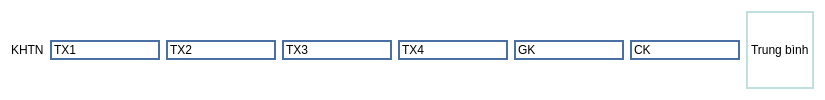
               <widget class="QWidget" name="widget_40" native="true">
                <property name="styleSheet">
                 <string notr="true">background-color: rgb(255, 255, 255);</string>
                </property>
                <layout class="QHBoxLayout" name="horizontalLayout_33">
                 <item>
                  <widget class="QLabel" name="label_49">
                   <property name="text">
                    <string>KHTN</string>
                   </property>
                  </widget>
                 </item>
                 <item>
                  <widget class="QLineEdit" name="lineEdit_165">
                   <property name="styleSheet">
                    <string notr="true">border: 2px solid #4A6FA5;</string>
                   </property>
                   <property name="text">
                    <string>TX1</string>
                   </property>
                  </widget>
                 </item>
                 <item>
                  <widget class="QLineEdit" name="lineEdit_166">
                   <property name="styleSheet">
                    <string notr="true">border: 2px solid #4A6FA5;</string>
                   </property>
                   <property name="text">
                    <string>TX2</string>
                   </property>
                  </widget>
                 </item>
                 <item>
                  <widget class="QLineEdit" name="lineEdit_167">
                   <property name="styleSheet">
                    <string notr="true">border: 2px solid #4A6FA5;</string>
                   </property>
                   <property name="text">
                    <string>TX3</string>
                   </property>
                  </widget>
                 </item>
                 <item>
                  <widget class="QLineEdit" name="lineEdit_168">
                   <property name="styleSheet">
                    <string notr="true">border: 2px solid #4A6FA5;</string>
                   </property>
                   <property name="text">
                    <string>TX4</string>
                   </property>
                  </widget>
                 </item>
                 <item>
                  <widget class="QLineEdit" name="lineEdit_169">
                   <property name="styleSheet">
                    <string notr="true">border: 2px solid #4A6FA5;</string>
                   </property>
                   <property name="text">
                    <string>GK</string>
                   </property>
                  </widget>
                 </item>
                 <item>
                  <widget class="QLineEdit" name="lineEdit_170">
                   <property name="styleSheet">
                    <string notr="true">border: 2px solid #4A6FA5;</string>
                   </property>
                   <property name="text">
                    <string>CK</string>
                   </property>
                  </widget>
                 </item>
                 <item>
                  <widget class="QLabel" name="label_50">
                   <property name="styleSheet">
                    <string notr="true">border: 2px solid #C0E0E0;</string>
                   </property>
                   <property name="text">
                    <string>Trung bình</string>
                   </property>
                  </widget>
                 </item>
                </layout>
               </widget>
